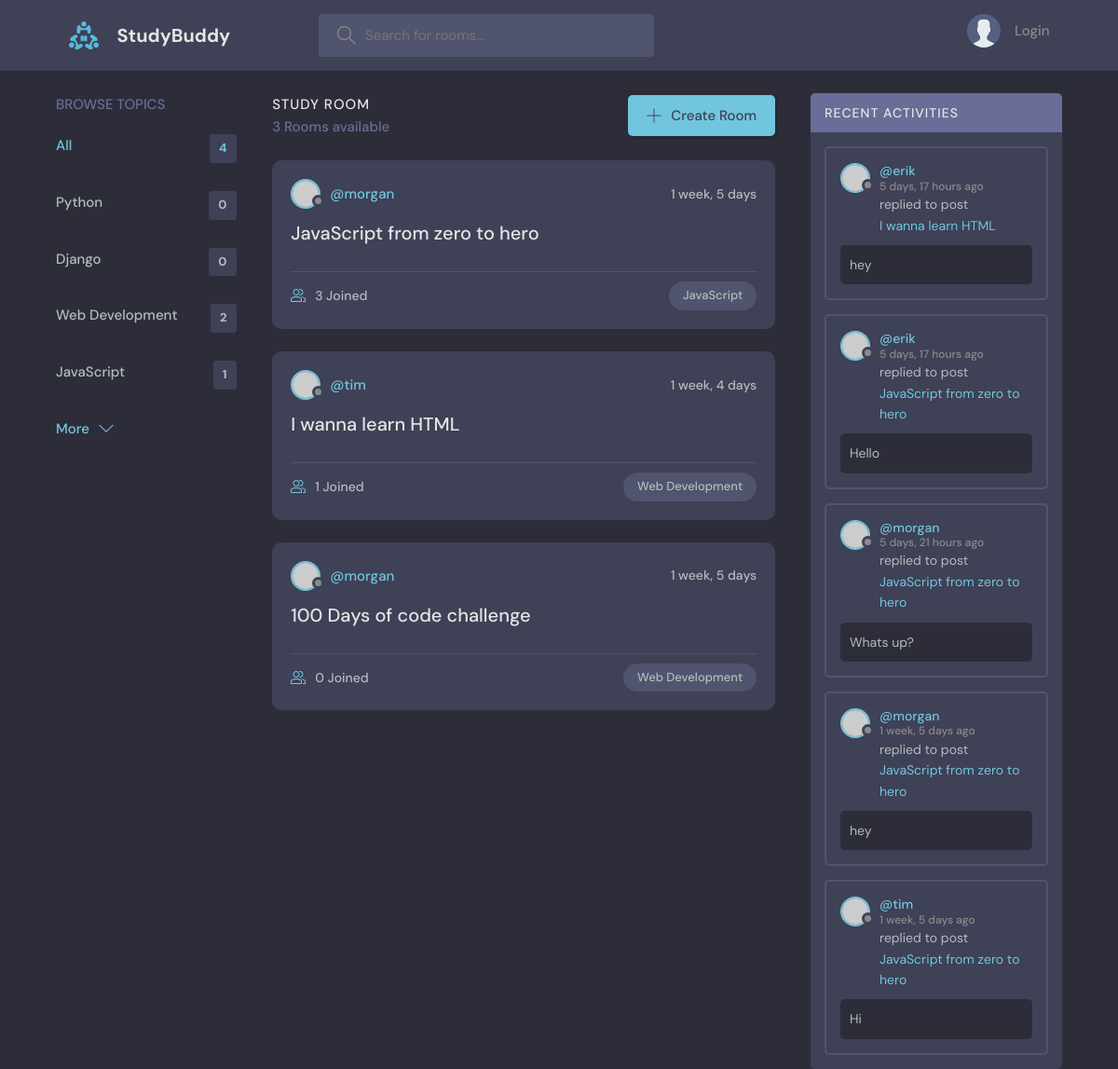
The app's page /, older data.
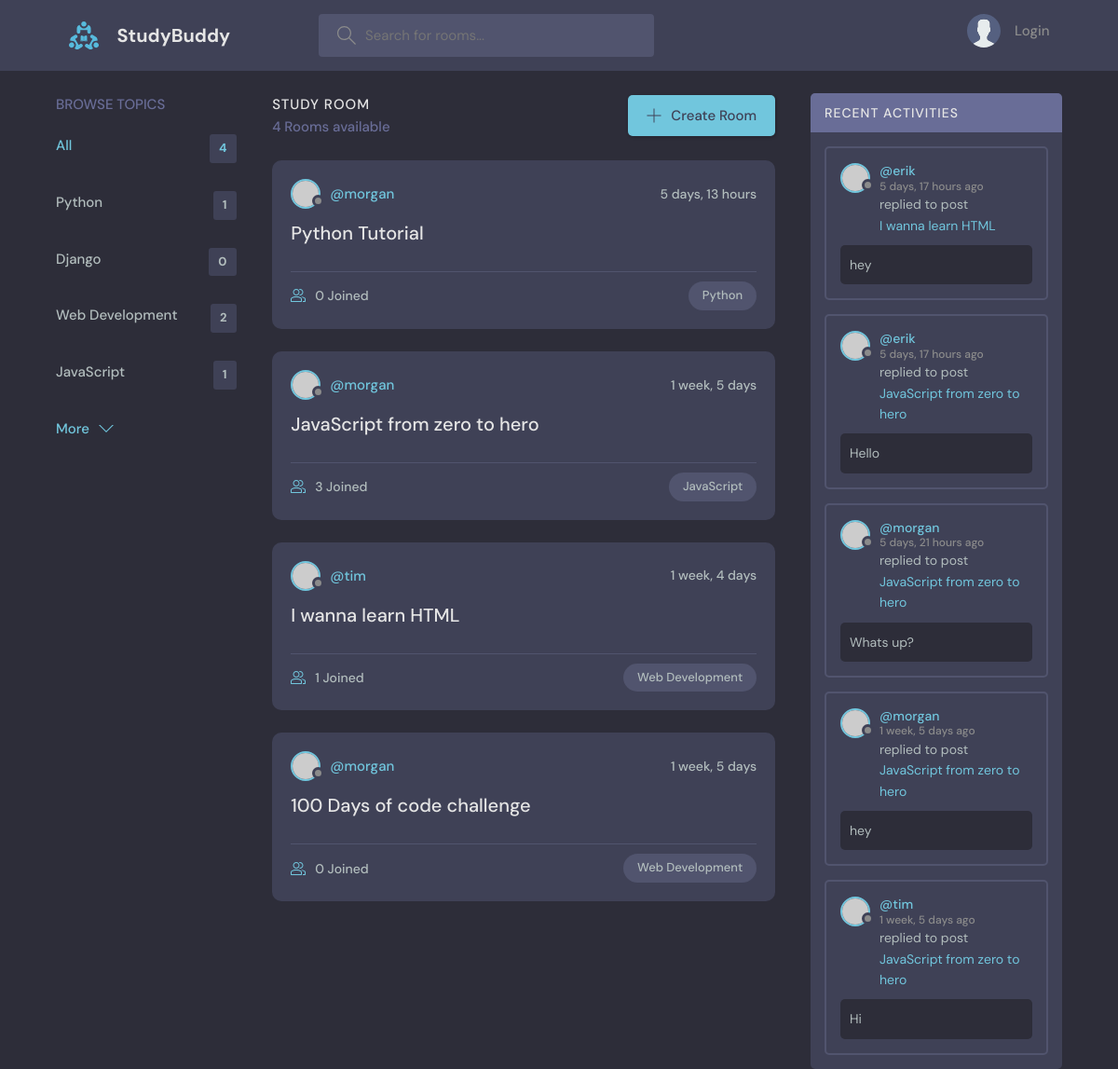
The same page, newer data.
### base/models.py (models this page shows, shortened)
class Topic(models.Model):
    name = models.CharField(max_length=200)

class Room(models.Model):
    host = models.ForeignKey(User, on_delete=models.SET_NULL, null=True)
    topic = models.ForeignKey(Topic, on_delete=models.SET_NULL, null=True)
    name = models.CharField(max_length=200)
    description = models.TextField(null=True, blank=True)
    participants = models.ManyToManyField(User, related_name='participants', blank=True)
    updated = models.DateTimeField(auto_now=True)
    created = models.DateTimeField(auto_now_add=True)
    class Meta:
        ordering = ['-updated', '-created'] # make the newest item first
    def __str__(self):
        return self.name

class Message(models.Model):
    user = models.ForeignKey(User, on_delete=models.CASCADE)
    room= models.ForeignKey(Room, on_delete=models.CASCADE)
    body = models.TextField()
    updated = models.DateTimeField(auto_now=True)
    created = models.DateTimeField(auto_now_add=True)
    class Meta:
        ordering = ['-updated', '-created'] # make the newest item first

### base/views.py (the view)
# urls.py: path('', views.home, name="home"),
def home(request):
    q = request.GET.get('q') if request.GET.get('q') != None else ''
    rooms = Room.objects.filter(
        Q(topic__name__icontains=q) |
        Q(name__icontains=q) |
        Q(description__icontains=q)
        )
    topics = Topic.objects.all()[0:5]
    room_count = rooms.count()
    room_messages = Message.objects.filter(Q(room__topic__name__icontains=q))
    context = {'rooms': rooms, 'topics': topics, 'room_count': room_count, 'room_messages': room_messages}
    return render(request, 'base/home.html', context)

### base/templates/base/home.html (shortened to what this page needs)
{% extends 'main.html' %}
{% block content %}
  <main class="layout layout--3">
    <div class="container">
      {% include 'base/topics_component.html' %}
      <div class="roomList">
        <div class="roomList__header">
          <div>
            <h2>Study Room</h2>
            <p>{{room_count}} Rooms available</p>
          </div>
          <a class="btn btn--main" href="{% url 'create-room' %}">
            <svg version="1.1" xmlns="http://www.w3.org/2000/svg" width="32" height="32" viewBox="0 0 32 32">
              <title>add</title>
              <path
                d="M16.943 0.943h-1.885v14.115h-14.115v1.885h14.115v14.115h1.885v-14.115h14.115v-1.885h-14.115v-14.115z"
              ></path>
            </svg>
            Create Room
          </a>
        </div>
        {% include 'base/feed_component.html' %}
      </div>
      {% include 'base/activity_component.html' %}
    </div>
  </main>
{% endblock %}

### base/templates/base/topics_component.html
<div class="topics">
    <div class="topics__header">
      <h2>Browse Topics</h2>
    </div>
    <ul class="topics__list">
      <li>
        <a href="{% url 'home' %}" class="active">All <span>{{topics.count}}</span></a>
      </li>
      {% for topic in topics %}
      <li>
        <a href="{% url 'home' %}?q={{topic.name}}">{{topic.name}}<span>{{topic.room_set.all.count}}</span></a>
      </li>
      {% endfor %}
    </ul>
    <a class="btn btn--link" href="{% url 'topics' %}">
      More
      <svg version="1.1" xmlns="http://www.w3.org/2000/svg" width="32" height="32" viewBox="0 0 32 32">
        <title>chevron-down</title>
        <path d="M16 21l-13-13h-3l16 16 16-16h-3l-13 13z"></path>
      </svg>
    </a>
  </div>

### base/templates/base/feed_component.html (shortened to what this page needs)
{% for room in rooms %}
    <div class="roomListRoom">
        <div class="roomListRoom__header">
        <a href="{% url 'user-profile' room.host.id %}" class="roomListRoom__author">
            <div class="avatar avatar--small">
            <img src="https://randomuser.me/api/portraits/women/11.jpg" />
            </div>
            <span>@{{room.host.username}}</span>
        </a>
        <div class="roomListRoom__actions">
            <span>{{room.created|timesince}}</span>
        </div>
        </div>
        <div class="roomListRoom__content">
        <a href="{% url 'room' room.id %}">{{room.name}}</a>
        </div>
        <div class="roomListRoom__meta">
        <a href="{% url 'room' room.id %}" class="roomListRoom__joined">
            {{room.participants.all.count}} Joined
        </a>
        <p class="roomListRoom__topic">{{room.topic.name}}</p>
        </div>
    </div>
{% endfor %}

### base/templates/base/activity_component.html (shortened to what this page needs)
<div class="activities">
    <div class="activities__header">
      <h2>Recent Activities</h2>
    </div>
    {% for message in room_messages %}
    <div class="activities__box">
      <div class="activities__boxHeader roomListRoom__header">
        <a href="{% url 'user-profile' message.user.id %}" class="roomListRoom__author">
          <div class="avatar avatar--small">
            <img src="https://randomuser.me/api/portraits/women/11.jpg" />
          </div>
          <p>
            @{{message.user.username}}
            <span>{{message.created|timesince}} ago</span>
          </p>
        </a>
      </div>
      <div class="activities__boxContent">
        <p>replied to post <a href="{% url 'room' message.room.id %}">{{message.room}}</a></p>
        <div class="activities__boxRoomContent">
          {{message.body}}
        </div>
      </div>
    </div>
    {% endfor %}
  </div>

Row changes from the older to the newer data that the page shows:
computed for Topic "Python": room_set.all.count "0" → "1"
added Room: host.username "morgan", created "5 days, 13 hours", name "Python Tutorial", participants.all.count "0", topic.name "Python"
Text that changed along with them:
{{ room_count }}: "3" → "4"
